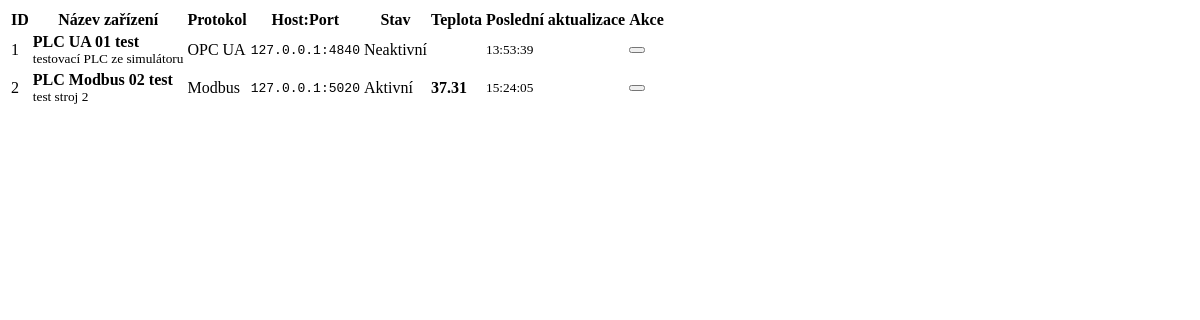
The page /dashboard-content on the database as committed earlier.
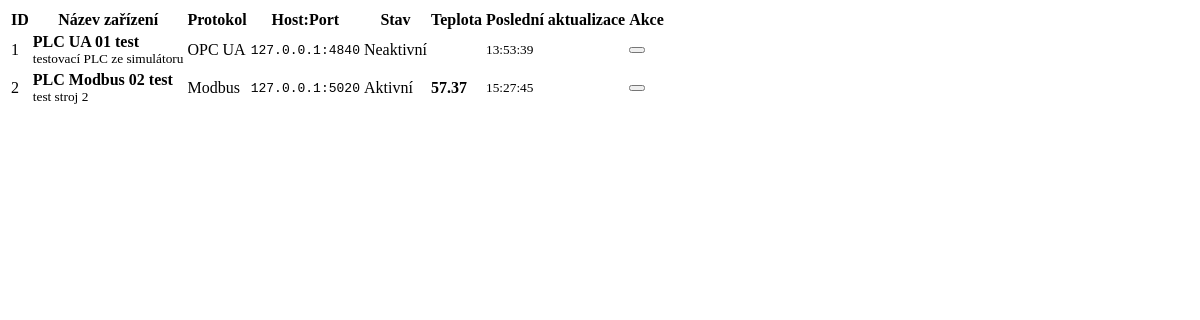
The same page on the database as committed later.
### backend/models.py (models this page shows)
class Tag(SQLModel, table=True):
    id: Optional[int] = Field(default=None, primary_key=True)
    name: str = Field(description="Např. 'Teplota_motoru', 'Stav_RUN'")
    address: str = Field(description="""
        Protokol-specifická adresa:
        - OPC UA: 'ns=2;s=Teplota' nebo 'i=2258'
        - Modbus: 'hr_0' (holding register), 'co_1' (coil),
                  'ir_0' (input register), 'di_0' (discrete input)
    """)
    data_type: str = Field(default="float", description="Datový typ: float, int, bool")
    description: Optional[str] = Field(default=None, description="Popis tagu")
    enabled: bool = Field(default=True, description="Zda je tag aktivní pro sběr")
    device_id: int = Field(foreign_key="device.id")
    device: Device = Relationship(back_populates="tags")
    measurements: List["Measurement"] = Relationship(
        back_populates="tag",
        sa_relationship_kwargs={"cascade": "all, delete-orphan"}
    )

class Device(SQLModel, table=True):
    id: Optional[int] = Field(default=None, primary_key=True)
    name: str = Field(index=True, description="Např. 'Lis-01', 'Čerpadlo-A'")
    protocol: str = Field(description="Protokol: 'opcua' nebo 'modbus'")
    host: str = Field(default="127.0.0.1", description="IP adresa zařízení")
    port: int = Field(description="Port: 4840 pro OPC UA, 5020 pro Modbus")
    endpoint_url: Optional[str] = Field(
        default=None,
        description="OPC UA endpoint URL, např. 'opc.tcp://127.0.0.1:4840'"
    )
    enabled: bool = Field(default=True, description="Zda je zařízení aktivní pro sběr")
    description: Optional[str] = Field(default=None, description="Popis zařízení")
    tags: List["Tag"] = Relationship(back_populates="device", sa_relationship_kwargs={"cascade": "all, delete-orphan"})

class Measurement(SQLModel, table=True):
    id: Optional[int] = Field(default=None, primary_key=True)
    value: float = Field(description="Normalizovaná hodnota (bool: 0/1, int/float: hodnota)")
    timestamp: datetime = Field(
        default_factory=datetime.utcnow,
        description="Čas měření"
    )
    quality: str = Field(default="good", description="Kvalita měření: good, bad, uncertain")
    tag_id: int = Field(foreign_key="tag.id")
    tag: Tag = Relationship(back_populates="measurements")

### main.py (the view)
@app.get("/dashboard-content", response_class=HTMLResponse)
async def dashboard_content(request: Request):
    with get_session() as session:
        devices = session.exec(select(Device)).all()
        devices_data = []
        all_tags = set()
        for device in devices:
            device_info = get_device_last_values(session, device)
            devices_data.append({
                "device": device,
                "values": device_info["values"],
                "last_update": device_info["last_update"]
            })
            all_tags.update(device_info["values"].keys())
        return templates.TemplateResponse(
            "partials/dashboard_table.html",
            {
                "request": request,
                "devices_data": devices_data,
                "all_tags": sorted(all_tags)
            }
        )

### frontend/templates/partials/dashboard_table.html (shortened to what this page needs)
<div class="table-responsive">
    <table class="table table-hover table-striped">
        <thead class="table-dark">
            <tr>
                <th>ID</th>
                <th>Název zařízení</th>
                <th>Protokol</th>
                <th>Host:Port</th>
                <th>Stav</th>
                {% for tag_name in all_tags %}
                <th class="text-center">{{ tag_name }}</th>
                {% endfor %}
                <th>Poslední aktualizace</th>
                <th>Akce</th>
            </tr>
        </thead>
        <tbody>
            {% for data in devices_data %}
            <tr class="{% if not data.device.enabled %}table-secondary{% endif %}">
                <td>{{ data.device.id }}</td>
                <td>
                    <strong>{{ data.device.name }}</strong>
                    {% if data.device.description %}
                    <br><small class="text-muted">{{ data.device.description }}</small>
                    {% endif %}
                </td>
                <td>
                    {% if data.device.protocol == 'opcua' %}
                    <span class="badge bg-info">OPC UA</span>
                    {% else %}
                    <span class="badge bg-warning text-dark">Modbus</span>
                    {% endif %}
                </td>
                <td>
                    <code>{{ data.device.host }}:{{ data.device.port }}</code>
                </td>
                <td>
                    {% if data.device.enabled %}
                    <span class="badge bg-success">Aktivní</span>
                    {% else %}
                    <span class="badge bg-secondary">Neaktivní</span>
                    {% endif %}
                </td>
                {% for tag_name in all_tags %}
                <td class="text-center">
                    {% if tag_name in data['values'] %}
                        {% set val = data['values'][tag_name] %}
                        {% if val.quality == 'good' %}
                            {% if val.data_type == 'bool' %}
                                {% if val.value == 1.0 %}
                                <span class="badge bg-success">ON</span>
                                {% else %}
                                <span class="badge bg-danger">OFF</span>
                                {% endif %}
                            {% else %}
                                <strong>{{ "%.2f"|format(val.value) }}</strong>
                            {% endif %}
                        {% else %}
                            <span class="text-danger" title="Chyba čtení">
                                <i class="bi bi-exclamation-triangle"></i>
                            </span>
                        {% endif %}
                    {% else %}
                        <span class="text-muted">-</span>
                    {% endif %}
                </td>
                {% endfor %}
                <td>
                    {% if data.last_update %}
                    <small>{{ data.last_update.strftime('%H:%M:%S') }}</small>
                    {% else %}
                    <span class="text-muted">-</span>
                    {% endif %}
                </td>
                <td>
                    <div class="btn-group btn-group-sm">
                        <form action="/device/{{ data.device.id }}/toggle" method="post" style="display:inline;">
                            <button type="submit" class="btn btn-outline-{% if data.device.enabled %}warning{% else %}success{% endif %}"
                                    title="{% if data.device.enabled %}Deaktivovat{% else %}Aktivovat{% endif %}">
                            </button>
                        </form>
                    </div>
                </td>
            </tr>
            {% endfor %}
        </tbody>
    </table>
</div>

Rows that differ between the two databases and show on the page:
no longer on this page (row unchanged): Measurement: value "37.31", last_update "15:24:05"
added Measurement: value "57.37", last_update "15:27:45"
Other text that changed with them:
new list line: "2 PLC Modbus 02 test test stroj 2 127.0.0.1 5020"
new list line: "Modbus : Aktivní"
list line gone: "2 PLC Modbus 02 test test stroj 2 127.0.0.1 5020"
list line gone: "Modbus : Aktivní"
